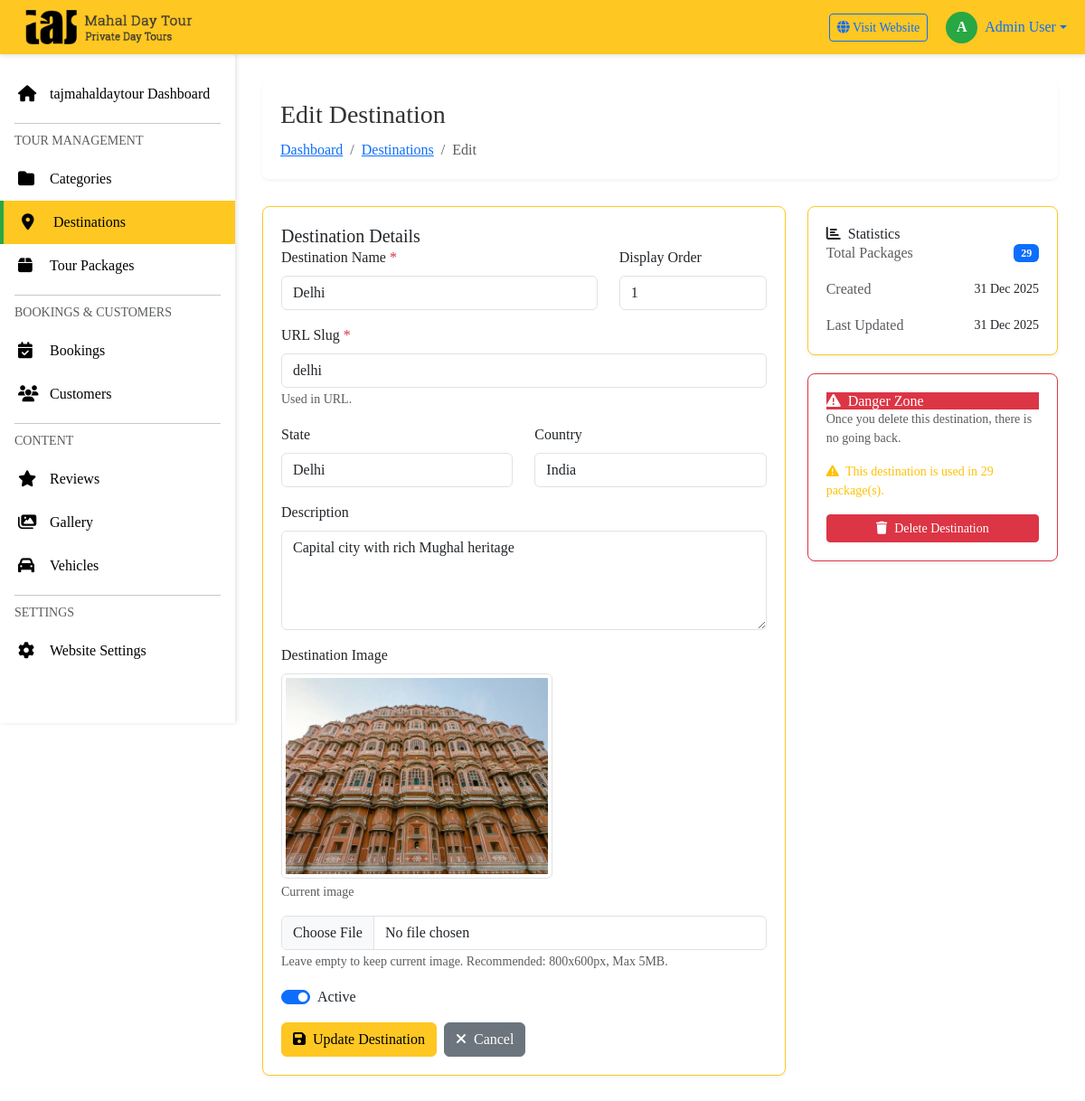
/admin/destinations/edit.php?id=1 (signed in), run on the app's committed database.
### tables this page shows
CREATE TABLE `destinations` (
  `id` int(11) NOT NULL,
  `name` varchar(100) NOT NULL,
  `slug` varchar(100) NOT NULL,
  `state` varchar(100) DEFAULT NULL,
  `country` varchar(100) DEFAULT 'India',
  `description` text DEFAULT NULL,
  `image` varchar(255) DEFAULT NULL,
  `latitude` decimal(10,8) DEFAULT NULL,
  `longitude` decimal(11,8) DEFAULT NULL,
  `is_active` tinyint(1) DEFAULT 1,
  `display_order` int(11) DEFAULT 0,
  `created_at` timestamp NOT NULL DEFAULT current_timestamp(),
  `updated_at` timestamp NOT NULL DEFAULT current_timestamp() ON UPDATE current_timestamp()
);

### admin/includes/functions.php (called while the page is built, shortened)
<?php
function format_date($date) {
    return date('d M Y', strtotime($date));
}
?>

### admin/destinations/edit.php (the view, shortened to what this page needs)
<?php
require_once '../includes/config.php';
require_once '../includes/functions.php';
$id = intval($_GET['id']);
$query = "SELECT * FROM destinations WHERE id = $id";
$result = mysqli_query($conn, $query);
$destination = mysqli_fetch_assoc($result);
$package_count_query = "SELECT COUNT(*) as count FROM package_destinations WHERE destination_id = $id";
$package_count_result = mysqli_query($conn, $package_count_query);
$package_count = mysqli_fetch_assoc($package_count_result)['count'];
include '../includes/header.php';
include '../includes/sidebar.php';
?>
<div class="main-content">
    <div class="page-header">
        <div>
            <h1 class="page-title">Edit Destination</h1>
            <nav aria-label="breadcrumb">
                <ol class="breadcrumb">
                    <li class="breadcrumb-item"><a href="../dashboard.php">Dashboard</a></li>
                    <li class="breadcrumb-item"><a href="index.php">Destinations</a></li>
                    <li class="breadcrumb-item active">Edit</li>
                </ol>
            </nav>
        </div>
    </div>
    <div class="row">
        <div class="col-lg-8">
            <div class="admin-card">
                <div class="card-header">
                    <h5 class="mb-0">Destination Details</h5>
                </div>
                <div class="card-body">
                    <form method="POST" enctype="multipart/form-data">
                        <div class="row">
                            <div class="col-md-8 mb-3">
                                <label class="form-label">Destination Name <span class="text-danger">*</span></label>
                                <input type="text" name="name" id="name" class="form-control"
                                       value="<?php echo htmlspecialchars($destination['name']); ?>"
                                       required>
                            </div>
                            <div class="col-md-4 mb-3">
                                <label class="form-label">Display Order</label>
                                <input type="number" name="display_order" class="form-control"
                                       value="<?php echo $destination['display_order']; ?>">
                            </div>
                        </div>
                        <div class="mb-3">
                            <label class="form-label">URL Slug <span class="text-danger">*</span></label>
                            <input type="text" name="slug" id="slug" class="form-control"
                                   value="<?php echo htmlspecialchars($destination['slug']); ?>"
                                   required>
                            <small class="text-muted">Used in URL.</small>
                        </div>
                        <div class="row">
                            <div class="col-md-6 mb-3">
                                <label class="form-label">State</label>
                                <input type="text" name="state" class="form-control"
                                       value="<?php echo htmlspecialchars($destination['state']); ?>"
                                       placeholder="e.g., Himachal Pradesh">
                            </div>
                            <div class="col-md-6 mb-3">
                                <label class="form-label">Country</label>
                                <input type="text" name="country" class="form-control"
                                       value="<?php echo htmlspecialchars($destination['country']); ?>"
                                       placeholder="e.g., India">
                            </div>
                        </div>
                        <div class="mb-3">
                            <label class="form-label">Description</label>
                            <textarea name="description" class="form-control" rows="4"
                                      placeholder="Brief description about this destination..."><?php echo htmlspecialchars($destination['description']); ?></textarea>
                        </div>
                        <div class="mb-3">
                            <label class="form-label">Destination Image</label>
                            <?php if(!empty($destination['image'])): ?>
                                <div class="mb-2">
                                    <img src="<?php echo SITE_URL . 'uploads/destinations/' . $destination['image']; ?>"
                                         alt="Current Image" class="img-thumbnail" style="max-width: 300px;">
                                    <p class="text-muted small mt-1">Current image</p>
                                </div>
                            <?php endif; ?>
                            <input type="file" name="image" id="image" class="form-control" accept="image/*">
                            <small class="text-muted">Leave empty to keep current image. Recommended: 800x600px, Max 5MB.</small>
                        </div>
                        <div class="mb-3">
                            <div class="form-check form-switch">
                                <input type="checkbox" name="is_active" class="form-check-input" id="is_active"
                                       <?php echo $destination['is_active'] ? 'checked' : ''; ?>>
                                <label class="form-check-label" for="is_active">Active</label>
                            </div>
                        </div>
                        <div class="d-flex gap-2">
                            <button type="submit" class="btn btn-primary">
                                <i class="fas fa-save me-2"></i>Update Destination
                            </button>
                            <a href="index.php" class="btn btn-secondary">
                                <i class="fas fa-times me-2"></i>Cancel
                            </a>
                        </div>
                    </form>
                </div>
            </div>
        </div>
        <div class="col-lg-4">
            <div class="admin-card">
                <div class="card-header">
                    <h6 class="mb-0"><i class="fas fa-chart-bar me-2"></i>Statistics</h6>
                </div>
                <div class="card-body">
                    <div class="stat-item mb-3">
                        <div class="d-flex justify-content-between align-items-center">
                            <span class="text-muted">Total Packages</span>
                            <span class="badge bg-primary"><?php echo $package_count; ?></span>
                        </div>
                    </div>
                    <div class="stat-item mb-3">
                        <div class="d-flex justify-content-between align-items-center">
                            <span class="text-muted">Created</span>
                            <span class="small"><?php echo format_date($destination['created_at']); ?></span>
                        </div>
                    </div>
                    <div class="stat-item">
                        <div class="d-flex justify-content-between align-items-center">
                            <span class="text-muted">Last Updated</span>
                            <span class="small"><?php echo format_date($destination['updated_at']); ?></span>
                        </div>
                    </div>
                </div>
            </div>
            <div class="admin-card mt-3 border-danger">
                <div class="card-header bg-danger text-white">
                    <h6 class="mb-0"><i class="fas fa-exclamation-triangle me-2"></i>Danger Zone</h6>
                </div>
                <div class="card-body">
                    <p class="text-muted small mb-3">Once you delete this destination, there is no going back.</p>
                    <?php if($package_count > 0): ?>
                        <p class="text-warning small mb-3">
                            <i class="fas fa-warning me-1"></i>
                            This destination is used in <?php echo $package_count; ?> package(s).
                        </p>
                    <?php endif; ?>
                    <a href="delete.php?id=<?php echo $id; ?>"
                       class="btn btn-danger btn-sm w-100"
                       onclick="return confirm('Are you sure you want to delete this destination? This action cannot be undone.')">
                        <i class="fas fa-trash me-2"></i>Delete Destination
                    </a>
                </div>
            </div>
        </div>
    </div>
</div>
<?php include '../includes/footer.php'; ?>

### admin/includes/header.php (style rules this page uses)
:root { --primary-color: #ffc722; --secondary-color: #000000; --accent-red: #dc3545; --accent-green: #28a745; --accent-white: #fff; --sidebar-width: 260px; --header-height: 60px; }
* { margin: 0; padding: 0; box-sizing: border-box; }
body { font-family: 'Playfair Display', Georgia, serif; background: #fff; }
.page-header { background: white; padding: 20px; border-radius: 8px; margin-bottom: 30px; box-shadow: 0 2px 4px rgba(0,0,0,0.05); }
.page-header h1 { font-size: 28px; color: #333; margin: 0; }
.page-header .breadcrumb { margin: 10px 0 0 0; background: none; padding: 0; }
.admin-card { background: #fff; border-radius: 8px; padding: 20px; box-shadow: 0 2px 4px rgba(0,0,0,0.05); margin-bottom: 20px; border: 1px solid #ffc722; }
.btn-primary { background: var(--primary-color); border-color: var(--primary-color); color: #000; font-family: 'Playfair Display', Georgia, serif; }

### admin/includes/footer.php (style rules this page uses)
body, .admin-content, .admin-sidebar, .admin-header, .admin-card, .page-header, .menu-link, .btn, .breadcrumb { font-family: 'Playfair Display', Georgia, serif !important; }

### data on the page
destinations: name "Delhi", display_order "1", slug "delhi", state "Delhi", country "India", description "Capital city with rich Mughal heritage", image (picture), is_active "☑", created_at "31 Dec 2025", updated_at "31 Dec 2025"

### other printed values
substr($_SESSION['admin_name'] ?? 'A', 0, 1) "A"
$_SESSION['admin_name'] "Admin User"
$package_count "29"
